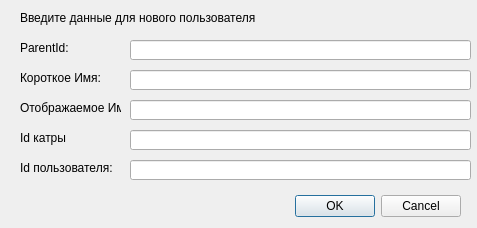
<?xml version="1.0" encoding="UTF-8"?>
<ui version="4.0">
 <class>addUserDialog</class>
 <widget class="QDialog" name="addUserDialog">
  <property name="geometry">
   <rect>
    <x>0</x>
    <y>0</y>
    <width>477</width>
    <height>228</height>
   </rect>
  </property>
  <property name="windowTitle">
   <string>Dialog</string>
  </property>
  <widget class="QDialogButtonBox" name="buttonBox">
   <property name="geometry">
    <rect>
     <x>30</x>
     <y>190</y>
     <width>431</width>
     <height>32</height>
    </rect>
   </property>
   <property name="orientation">
    <enum>Qt::Horizontal</enum>
   </property>
   <property name="standardButtons">
    <set>QDialogButtonBox::Cancel|QDialogButtonBox::Ok</set>
   </property>
  </widget>
  <widget class="QLineEdit" name="leParentId">
   <property name="geometry">
    <rect>
     <x>130</x>
     <y>40</y>
     <width>341</width>
     <height>20</height>
    </rect>
   </property>
  </widget>
  <widget class="QLabel" name="lblParentId">
   <property name="geometry">
    <rect>
     <x>20</x>
     <y>40</y>
     <width>101</width>
     <height>16</height>
    </rect>
   </property>
   <property name="text">
    <string>ParentId:</string>
   </property>
  </widget>
  <widget class="QLabel" name="lblInfoText">
   <property name="geometry">
    <rect>
     <x>20</x>
     <y>10</y>
     <width>431</width>
     <height>16</height>
    </rect>
   </property>
   <property name="text">
    <string>Введите данные для нового пользователя</string>
   </property>
  </widget>
  <widget class="QLineEdit" name="leShortName">
   <property name="geometry">
    <rect>
     <x>130</x>
     <y>70</y>
     <width>341</width>
     <height>20</height>
    </rect>
   </property>
  </widget>
  <widget class="QLabel" name="lblShortName">
   <property name="geometry">
    <rect>
     <x>20</x>
     <y>70</y>
     <width>101</width>
     <height>16</height>
    </rect>
   </property>
   <property name="text">
    <string>Короткое Имя:</string>
   </property>
  </widget>
  <widget class="QLineEdit" name="leViewName">
   <property name="geometry">
    <rect>
     <x>130</x>
     <y>100</y>
     <width>341</width>
     <height>20</height>
    </rect>
   </property>
  </widget>
  <widget class="QLabel" name="lblViewName">
   <property name="geometry">
    <rect>
     <x>20</x>
     <y>100</y>
     <width>101</width>
     <height>16</height>
    </rect>
   </property>
   <property name="text">
    <string>Отображаемое Имя:</string>
   </property>
  </widget>
  <widget class="QLineEdit" name="leCardId">
   <property name="geometry">
    <rect>
     <x>130</x>
     <y>130</y>
     <width>341</width>
     <height>20</height>
    </rect>
   </property>
  </widget>
  <widget class="QLabel" name="lblCardId">
   <property name="geometry">
    <rect>
     <x>20</x>
     <y>130</y>
     <width>101</width>
     <height>16</height>
    </rect>
   </property>
   <property name="text">
    <string>Id катры</string>
   </property>
  </widget>
  <widget class="QLineEdit" name="leIndexId">
   <property name="geometry">
    <rect>
     <x>130</x>
     <y>160</y>
     <width>341</width>
     <height>20</height>
    </rect>
   </property>
  </widget>
  <widget class="QLabel" name="lblIndexId">
   <property name="geometry">
    <rect>
     <x>20</x>
     <y>160</y>
     <width>101</width>
     <height>16</height>
    </rect>
   </property>
   <property name="text">
    <string>Id пользователя:</string>
   </property>
  </widget>
 </widget>
 <resources/>
 <connections>
  <connection>
   <sender>buttonBox</sender>
   <signal>accepted()</signal>
   <receiver>addUserDialog</receiver>
   <slot>accept()</slot>
   <hints>
    <hint type="sourcelabel">
     <x>248</x>
     <y>254</y>
    </hint>
    <hint type="destinationlabel">
     <x>157</x>
     <y>274</y>
    </hint>
   </hints>
  </connection>
  <connection>
   <sender>buttonBox</sender>
   <signal>rejected()</signal>
   <receiver>addUserDialog</receiver>
   <slot>reject()</slot>
   <hints>
    <hint type="sourcelabel">
     <x>316</x>
     <y>260</y>
    </hint>
    <hint type="destinationlabel">
     <x>286</x>
     <y>274</y>
    </hint>
   </hints>
  </connection>
 </connections>
</ui>
